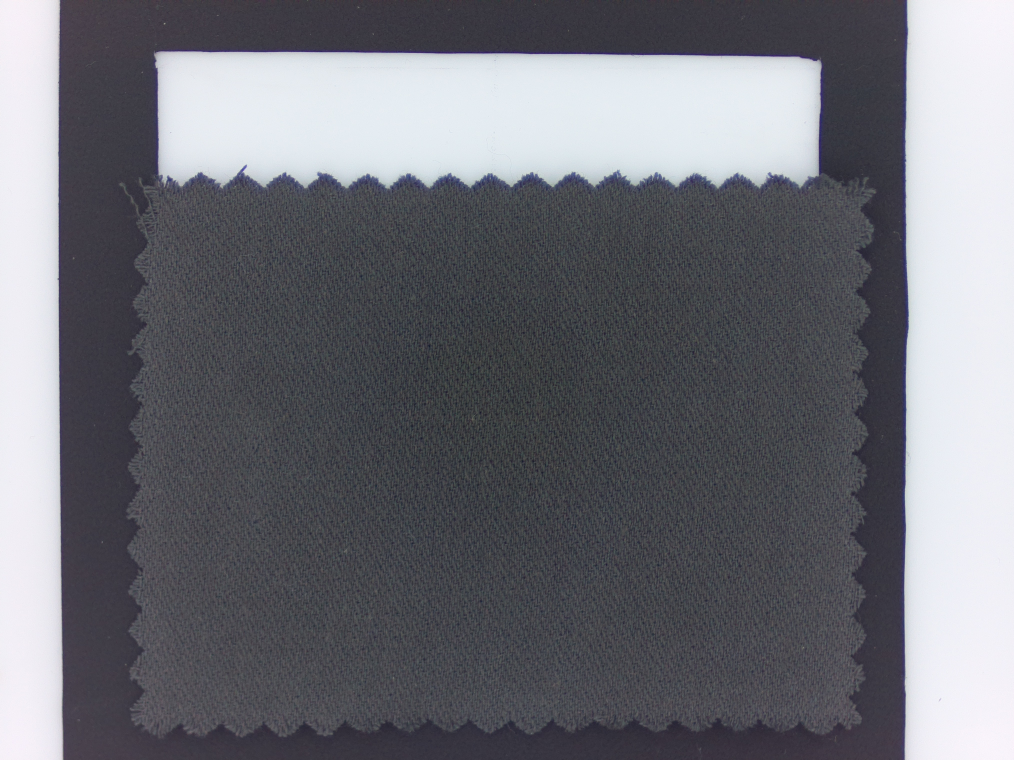
#> input picture image/swatch_image/original/125.jpg, 4056 x 3040 px, given in place of 61.jpg, which was not available (shown at 1/4 size)
$ python calcOuterRGB.py
#> lines starting #> are read from the running program, lines starting #| are printed output that depends on the picture; pictures that were not available may be replaced by others from this repository, and a replacement may not be noted
### data_class/path_finder.py
import os


class PathFinder:
    def __init__(self, base_dir_path="/home/pi/project"):
        # 기본 디렉토리 경로 설정, 기본값은 "/home/pi/project"
        self.base_dir_path = base_dir_path

        # 이미지 저장을 위한 루트 디렉토리
        self.image_dir_path = os.path.join(base_dir_path, "image")
        self.images_directory_path = os.path.join(base_dir_path, "images")

#-----------------------------------------------------------------------------------------------------------

        # 메인 프로그램
        self.capture_dir_path = os.path.join(base_dir_path, "capture_images")
        self.img_dir_path = os.path.join(base_dir_path, "img")
        self.model_dir_path = os.path.join(base_dir_path, "model")
        self.result_data_dir_path = os.path.join(base_dir_path, "result_data")
        self.result_img_dir_path = os.path.join(base_dir_path, "result_dir")

        self.capture_SM_dir_path = os.path.join(self.img_dir_path, "SM")
        self.capture_CI_dir_path = os.path.join(self.img_dir_path, "CI")
        self.capture_SM_clusters_dir_path = os.path.join(self.img_dir_path, "SM_clusters")

        self.capture_HB_dir_path = os.path.join(self.capture_dir_path, "hue_balanced")
        self.capture_comb_dir_path = os.path.join(self.capture_dir_path, "comb")
        self.capture_AC_dir_path = os.path.join(self.capture_dir_path, "addaptive_convolution")
        self.capture_BB_dir_path = os.path.join(self.capture_dir_path, "brigntness_balanced")


#----------------------------------------------------------------------------------------------------------
        # image의 swatch 이미지 관련 디렉토리
        self.swatch_images_dir_path = os.path.join(self.image_dir_path, "swatch_image")
        self.swatch_original_dir_path = os.path.join(self.swatch_images_dir_path, "original")  # 원본 이미지 디렉토리
        self.swatch_cropped_dir_path = os.path.join(self.swatch_images_dir_path, "cropped")  # 크롭된 이미지 디렉토리
        self.swatch_heatmap_dir_path = os.path.join(self.swatch_images_dir_path, "heatmap")  # 히트맵 이미지 디렉토리
        self.swatch_combined_dir_path = os.path.join(self.swatch_images_dir_path, "combined")  # 결합된 이미지 디렉토리
        self.swatch_HC_dir_path = os.path.join(self.swatch_images_dir_path, "hue_corrected") # 색조 보정 이미지 디렉토리
        self.swatch_test_dir_path = os.path.join(self.swatch_images_dir_path, "test")  # 테스트 이미지 디렉토리

        # image의 TPG 이미지 관련 디렉토리
        self.tpg_image_dir_path = os.path.join(self.image_dir_path, "tpg_image")
        self.tpg_original_dir_path = os.path.join(self.tpg_image_dir_path, "original")  # 원본 이미지 디렉토리
        self.tpg_cropped_dir_path = os.path.join(self.tpg_image_dir_path, "cropped")  # 크롭된 이미지 디렉토리
        self.tpg_heatmap_dir_path = os.path.join(self.tpg_image_dir_path, "heatmap")  # 히트맵 이미지 디렉토리
        self.tpg_combined_dir_path = os.path.join(self.tpg_image_dir_path, "combined")  # 결합된 이미지 디렉토리
        self.tpg_HC_dir_path = os.path.join(self.tpg_image_dir_path, "hue_corrected") # 색조 보정 이미지 디렉토리
        self.tpg_test_dir_path = os.path.join(self.tpg_image_dir_path, "test")  # 테스트 이미지 디렉토리
        self.tpg_compressed_dir_path = os.path.join(self.tpg_image_dir_path, "compressed")

        # image의 TCX 이미지 관련 디렉토리
        self.tcx_image_dir_path = os.path.join(self.image_dir_path, "tcx_image")
        self.tcx_original_dir_path = os.path.join(self.tcx_image_dir_path, "original")  # 원본 이미지 디렉토리
        self.tcx_heatmap_dir_path = os.path.join(self.tcx_image_dir_path, "heatmap")  # 히트맵 이미지 디렉토리
        self.tcx_combined_dir_path = os.path.join(self.tcx_image_dir_path, "combined")  # 결합된 이미지 디렉토리
        self.tcx_cropped_dir_path = os.path.join(self.tcx_image_dir_path, "cropped")  # 크롭된 이미지 디렉토리
        self.tcx_HC_dir_path = os.path.join(self.tcx_image_dir_path, "hue_corrected") # 색조 보정 이미지 디렉토리

        #---------------------------------------------------------------------------------------------------------------------

        # images의 swatch 이미지 관련 디렉토리
        self.swatch_images_directory_path = os.path.join(self.images_directory_path, "swatch")
        self.swatch_original_directory_path = os.path.join(self.swatch_images_directory_path, "original")  # 원본 이미지 디렉토리
        self.swatch_combined_directory_path = os.path.join(self.swatch_images_directory_path, "comb")  # 결합된 이미지 디렉토리
        self.swatch_HC_directory_path = os.path.join(self.swatch_images_directory_path, "HC") # 색조 보정 이미지 디렉토리
        self.swatch_AC_directory_path = os.path.join(self.swatch_images_directory_path, "AC") # 밝기 가중 축소 이미지 디렉토리
        self.swatch_BC_directory_path = os.path.join(self.swatch_images_directory_path, "BC") # 조도 보정 이미지 디렉토리
        self.swatch_corrected_directory_path = os.path.join(self.swatch_images_directory_path, "corrected") # 모든 보정 완료 이미지 디렉토리

        # images의 tpg 이미지 관련 디렉토리
        self.tpg_images_directory_path = os.path.join(self.images_directory_path, "tpg")
        self.tpg_original_directory_path = os.path.join(self.tpg_images_directory_path, "original")  # 원본 이미지 디렉토리
        self.tpg_combined_directory_path = os.path.join(self.tpg_images_directory_path, "comb")  # 결합된 이미지 디렉토리
        self.tpg_HC_directory_path = os.path.join(self.tpg_images_directory_path, "HC") # 색조 보정 이미지 디렉토리
        self.tpg_AC_directory_path = os.path.join(self.tpg_images_directory_path, "AC") # 밝기 가중 축소 이미지 디렉토리
        self.tpg_BC_directory_path = os.path.join(self.tpg_images_directory_path, "BC") # 조도 보정 이미지 디렉토리
        self.tpg_FC_directory_path = os.path.join(self.tpg_images_directory_path, "FC") # 색수차 보정 이미지 디렉토리
        self.tpg_corrected_directory_path = os.path.join(self.tpg_images_directory_path, "corrected") # 모든 보정 완료 이미지 디렉토리


        # images의 tcx 이미지 관련 디렉토리
        self.tcx_images_directory_path = os.path.join(self.images_directory_path, "tcx")
        self.tcx_original_directory_path = os.path.join(self.tcx_images_directory_path, "original")  # 원본 이미지 디렉토리
        self.tcx_combined_directory_path = os.path.join(self.tcx_images_directory_path, "comb")  # 결합된 이미지 디렉토리
        self.tcx_HC_directory_path = os.path.join(self.tcx_images_directory_path, "HC") # 색조 보정 이미지 디렉토리
        self.tcx_AC_directory_path = os.path.join(self.tcx_images_directory_path, "AC") # 밝기 가중 축소 이미지 디렉토리
        self.tcx_BC_directory_path = os.path.join(self.tcx_images_directory_path, "BC") # 조도 보정 이미지 디렉토리
        self.tcx_corrected_directory_path = os.path.join(self.tcx_images_directory_path, "corrected") # 모든 보정 완료 이미지 디렉토리


        #---------------------------------------------------------------------------------------------------------------------


        self.config_dir_path = os.path.join(base_dir_path, "config") # 설정 파일이 저장되는 디렉토리
        self.key_dir_path = self.config_dir_path  # API 키 또는 인증 관련 파일을 저장하는 디렉토리
        self.service_account_file_path = os.path.join(self.config_dir_path, "key.json")  # Google 서비스 계정 키 파일 경로
        self.image_settings_file_path = os.path.join(self.config_dir_path, "image_settings.json")

        self.image_number_file_path = os.path.join(self.config_dir_path, "image_number.txt")  # 이미지 순번을 기록하는 파일 경로
        self.image_settings_file_path = os.path.join(self.config_dir_path, "image_settings.json")  # 이미지 설정 파일 경로


    # [33 lines left out: functions ensureDirectoriesExist, get_directory, not called in this run]

### analysis/white_balancing/calcOuterRGB.py
from PIL import Image
import numpy as np

from path_finder import PathFinder

path_finder = PathFinder()

# Outer Area의 기준 RGB
standard_r = 235
standard_g = 233
standard_b = 238

# ---------------------------------------------------------------------------------------- #
# ---------------------------------------------------------------------------------------- #

"""
2024.04.29, jdk
여러 개의 이미지에 대해서 Outer Area 값의 평균에 대한 평균을 구하는 코드
"""

# 최종 rgb를 계산하기 위한 변수
total_left_r = 0
total_left_g = 0
total_left_b = 0

total_right_r = 0
total_right_g = 0
total_right_b = 0

original_image_dir = path_finder.tpg_original_directory_path

# 지정된 영역에 대한 좌표
areas = [
    (0, 0, 210, 3040),      # 첫 번째 영역(Left)
    (3620, 0, 4056, 3040)   # 두 번째 영역(Right)
]

# 몇 번 이미지부터 몇 번 이미지까지 처리할 것인지 정하는 반복 변수
start_num = 61
end_num = 70
image_cnt = end_num-start_num+1

extension = ".jpg"

for i in range(start_num, end_num+1):
    file_name = f"{i}"

    # 이미지를 불러오기
    image = Image.open(f'{original_image_dir}/{file_name}{extension}')
#> image is the input picture: PIL image 4056x3040 RGB; mean R, G, B 111.2, 112, 119

    # 지정된 영역의 픽셀 값을 numpy 배열로 추출
    extracted_areas = [np.array(image.crop(area)) for area in areas]
#> extracted_areas = 2 items

    left_area = extracted_areas[0]
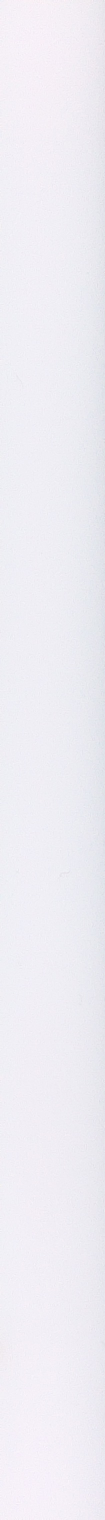
#> left_area: shape (3040, 210, 3) (shown at 1/2 size); mean of channels 0, 1, 2 238.2, 236.5, 243; drawn as R, G, B
    right_area = extracted_areas[1]
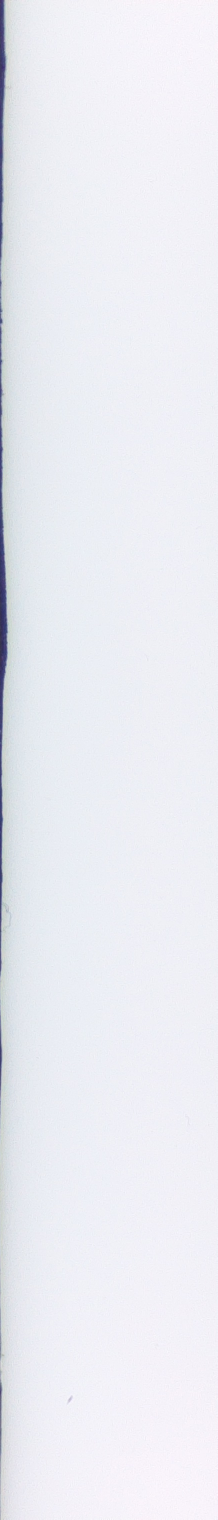
#> right_area: shape (3040, 436, 3) (shown at 1/2 size); mean of channels 0, 1, 2 234.5, 235.7, 242.1; drawn as R, G, B

    # left_area의 R, G, B 채널별 평균 계산
    left_r_mean = np.mean(left_area[:, :, 0])
#> left_r_mean = 238.2
    left_g_mean = np.mean(left_area[:, :, 1])
#> left_g_mean = 236.5
    left_b_mean = np.mean(left_area[:, :, 2])
#> left_b_mean = 243

    total_left_r += left_r_mean
#> total_left_r = 238.2
    total_left_g += left_g_mean
#> total_left_g = 236.5
    total_left_b += left_b_mean
#> total_left_b = 243

    # right_area의 R, G, B 채널별 평균 계산
    right_r_mean = np.mean(right_area[:, :, 0])
#> right_r_mean = 234.5
    right_g_mean = np.mean(right_area[:, :, 1])
#> right_g_mean = 235.7
    right_b_mean = np.mean(right_area[:, :, 2])
#> right_b_mean = 242.1

    total_right_r += right_r_mean
#> total_right_r = 234.5
    total_right_g += right_g_mean
#> total_right_g = 235.7
    total_right_b += right_b_mean
#> total_right_b = 242.1
#> pass 2 of the loop `for i in range(start_num, end_num+1):`:
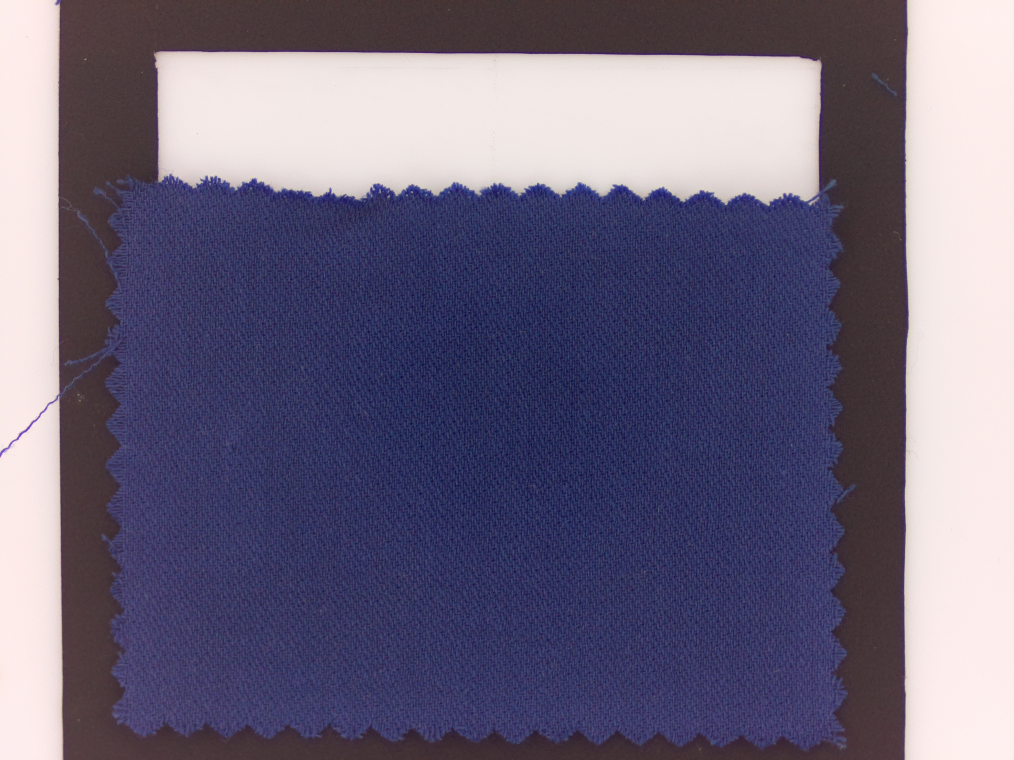
#> input picture image/swatch_image/original/127.jpg, 4056 x 3040 px, given in place of 62.jpg, which was not available (shown at 1/4 size)
#> image is the input picture: PIL image 4056x3040 RGB; mean R, G, B 109.8, 103.2, 126.2
#> `left_area = extracted_areas[0]`:
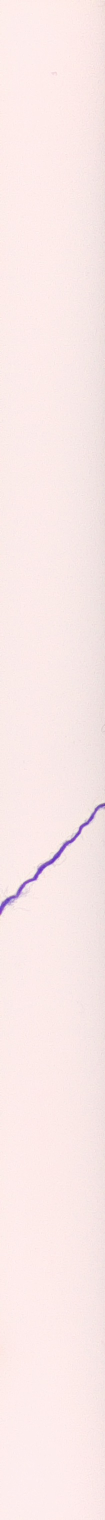
#> left_area: shape (3040, 210, 3) (shown at 1/2 size); mean of channels 0, 1, 2 249.4, 232.6, 231.8; drawn as R, G, B
#> `right_area = extracted_areas[1]`:
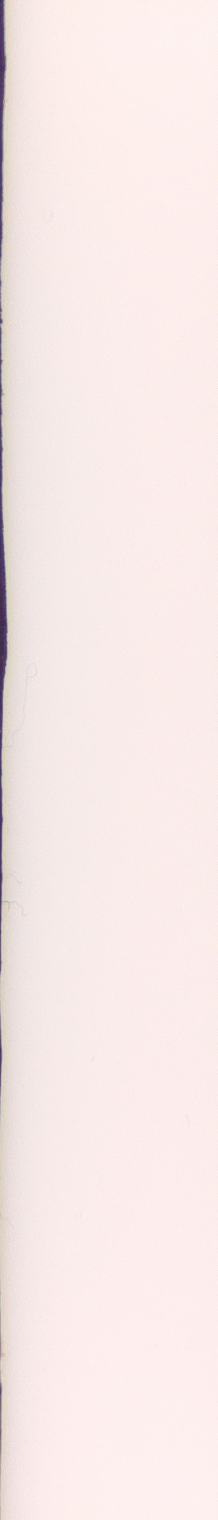
#> right_area: shape (3040, 436, 3) (shown at 1/2 size); mean of channels 0, 1, 2 246.5, 232.7, 231.2; drawn as R, G, B
#> left_r_mean = 249.4
#> left_g_mean = 232.6
#> left_b_mean = 231.8
#> total_left_r = 487.6
#> total_left_g = 469.1
#> total_left_b = 474.7
#> right_r_mean = 246.5
#> right_g_mean = 232.7
#> right_b_mean = 231.2
#> total_right_r = 481
#> total_right_g = 468.4
#> total_right_b = 473.4
#> (the run stopped early here; a loop or call above may not have finished)
